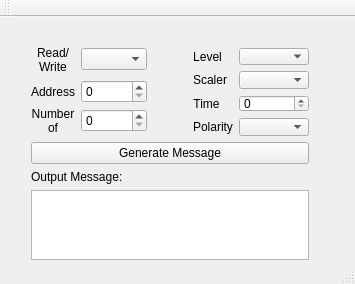
<?xml version="1.0" encoding="UTF-8"?>
<ui version="4.0">
 <class>MainWindow</class>
 <widget class="QMainWindow" name="MainWindow">
  <property name="geometry">
   <rect>
    <x>0</x>
    <y>0</y>
    <width>355</width>
    <height>284</height>
   </rect>
  </property>
  <property name="windowTitle">
   <string>MainWindow</string>
  </property>
  <widget class="QWidget" name="centralWidget">
   <widget class="QWidget" name="">
    <property name="geometry">
     <rect>
      <x>20</x>
      <y>20</y>
      <width>300</width>
      <height>254</height>
     </rect>
    </property>
    <layout class="QVBoxLayout" name="verticalLayout">
     <item>
      <layout class="QHBoxLayout" name="horizontalLayout">
       <item>
        <layout class="QFormLayout" name="formLayout">
         <item row="0" column="0">
          <widget class="QLabel" name="label_8">
           <property name="text">
            <string>Read/Write</string>
           </property>
           <property name="alignment">
            <set>Qt::AlignCenter</set>
           </property>
           <property name="wordWrap">
            <bool>true</bool>
           </property>
           <property name="buddy">
            <cstring>spinBox_address</cstring>
           </property>
          </widget>
         </item>
         <item row="0" column="1">
          <widget class="QComboBox" name="comboBox_RW"/>
         </item>
         <item row="2" column="0">
          <widget class="QLabel" name="label_3">
           <property name="text">
            <string>Address</string>
           </property>
           <property name="alignment">
            <set>Qt::AlignCenter</set>
           </property>
           <property name="wordWrap">
            <bool>true</bool>
           </property>
           <property name="buddy">
            <cstring>spinBox_address</cstring>
           </property>
          </widget>
         </item>
         <item row="2" column="1">
          <widget class="QSpinBox" name="spinBox_address"/>
         </item>
         <item row="4" column="1">
          <widget class="QSpinBox" name="spinBox_nosegments"/>
         </item>
         <item row="4" column="0">
          <widget class="QLabel" name="label">
           <property name="text">
            <string>Number of Segments</string>
           </property>
           <property name="alignment">
            <set>Qt::AlignCenter</set>
           </property>
           <property name="wordWrap">
            <bool>true</bool>
           </property>
           <property name="buddy">
            <cstring>spinBox_nosegments</cstring>
           </property>
          </widget>
         </item>
        </layout>
       </item>
       <item>
        <spacer name="horizontalSpacer">
         <property name="orientation">
          <enum>Qt::Horizontal</enum>
         </property>
         <property name="sizeType">
          <enum>QSizePolicy::Fixed</enum>
         </property>
         <property name="sizeHint" stdset="0">
          <size>
           <width>40</width>
           <height>20</height>
          </size>
         </property>
        </spacer>
       </item>
       <item>
        <layout class="QFormLayout" name="formLayout_2">
         <item row="0" column="0">
          <widget class="QLabel" name="label_2">
           <property name="text">
            <string>Level</string>
           </property>
           <property name="alignment">
            <set>Qt::AlignCenter</set>
           </property>
           <property name="wordWrap">
            <bool>true</bool>
           </property>
          </widget>
         </item>
         <item row="0" column="1">
          <widget class="QComboBox" name="comboBox_lvl"/>
         </item>
         <item row="1" column="0">
          <widget class="QLabel" name="label_5">
           <property name="text">
            <string>Scaler</string>
           </property>
           <property name="alignment">
            <set>Qt::AlignCenter</set>
           </property>
           <property name="wordWrap">
            <bool>true</bool>
           </property>
          </widget>
         </item>
         <item row="1" column="1">
          <widget class="QComboBox" name="comboBox_scaler"/>
         </item>
         <item row="2" column="0">
          <widget class="QLabel" name="label_6">
           <property name="text">
            <string>Time</string>
           </property>
           <property name="alignment">
            <set>Qt::AlignCenter</set>
           </property>
           <property name="wordWrap">
            <bool>true</bool>
           </property>
           <property name="buddy">
            <cstring>spinBox_time</cstring>
           </property>
          </widget>
         </item>
         <item row="2" column="1">
          <widget class="QSpinBox" name="spinBox_time"/>
         </item>
         <item row="3" column="0">
          <widget class="QLabel" name="label_4">
           <property name="text">
            <string>Polarity</string>
           </property>
           <property name="alignment">
            <set>Qt::AlignCenter</set>
           </property>
           <property name="wordWrap">
            <bool>true</bool>
           </property>
           <property name="buddy">
            <cstring>comboBox_polarity</cstring>
           </property>
          </widget>
         </item>
         <item row="3" column="1">
          <widget class="QComboBox" name="comboBox_polarity"/>
         </item>
        </layout>
       </item>
      </layout>
     </item>
     <item>
      <spacer name="verticalSpacer">
       <property name="orientation">
        <enum>Qt::Vertical</enum>
       </property>
       <property name="sizeHint" stdset="0">
        <size>
         <width>20</width>
         <height>40</height>
        </size>
       </property>
      </spacer>
     </item>
     <item>
      <widget class="QPushButton" name="pushButton_generatemsg">
       <property name="text">
        <string>Generate Message</string>
       </property>
      </widget>
     </item>
     <item>
      <widget class="QLabel" name="label_7">
       <property name="text">
        <string>Output Message:</string>
       </property>
       <property name="scaledContents">
        <bool>true</bool>
       </property>
      </widget>
     </item>
     <item>
      <widget class="QTextEdit" name="textEdit_OutputMessage"/>
     </item>
     <item>
      <widget class="QLabel" name="OutputMsg">
       <property name="text">
        <string/>
       </property>
      </widget>
     </item>
    </layout>
   </widget>
  </widget>
  <widget class="QMenuBar" name="menuBar">
   <property name="geometry">
    <rect>
     <x>0</x>
     <y>0</y>
     <width>355</width>
     <height>21</height>
    </rect>
   </property>
  </widget>
  <widget class="QToolBar" name="mainToolBar">
   <attribute name="toolBarArea">
    <enum>TopToolBarArea</enum>
   </attribute>
   <attribute name="toolBarBreak">
    <bool>false</bool>
   </attribute>
  </widget>
  <widget class="QStatusBar" name="statusBar"/>
 </widget>
 <layoutdefault spacing="6" margin="11"/>
 <resources/>
 <connections/>
</ui>
